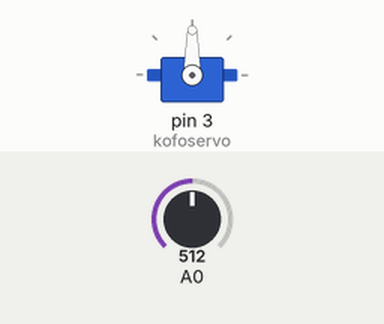
Recording of a sketch running on a simulated Arduino Uno, built with avr-gcc and run on an emulated ATmega328P. Shown: servo. The inputs (shaded band) are chosen by the test bench; at power-on: A0 = 512. What the sketch prints to the serial monitor is not drawn.

Above: at 1.2 s.
1.3 s: A0 set to 716
At 2.2 s:
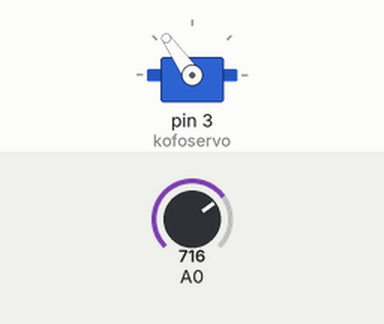
2.8 s: A0 set to 900
At 3.5 s:
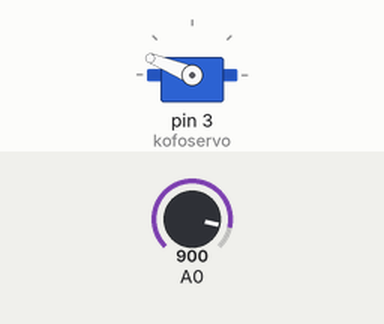
4.3 s: A0 set to 1023
At 5.5 s:
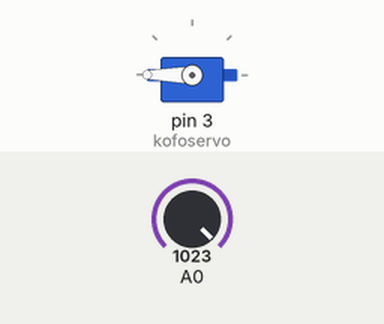
5.8 s: A0 set to 306
At 6.9 s:
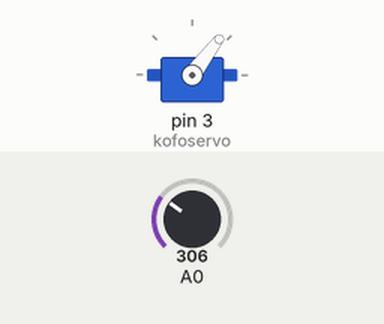
7.3 s: A0 set to 122
At 8.0 s:
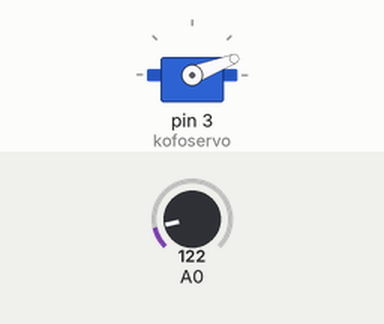
8.8 s: A0 set to 0
At 10.2 s:
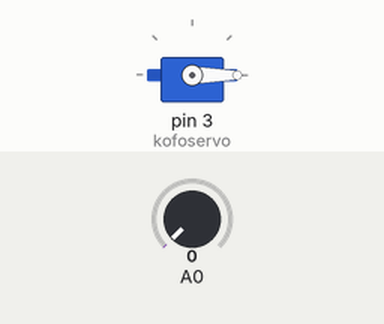
Timing chart, 0 to 11.3 s (numbered marks = the images above; inputs shaded):
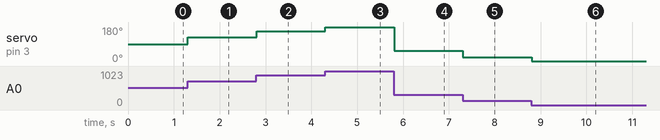

The sketch:

servomotor_control.ino
```cpp
#include <Servo.h>

Servo kofoservo;
void setup() {
  // put your setup code here, to run once:
  Serial.begin(9600);
  kofoservo.attach(3);
}

void loop() {
  // put your main code here, to run repeatedly:
int servo_value;
int value_pont = analogRead(A0);
servo_value = map(value_pont, 0, 1023, 0, 180);
Serial.println(servo_value);
kofoservo.write(servo_value);
}
```

Measured:
- after the input at 1.3 s, servo on pin 3 (kofoservo): 90° → 125° at once
- after the input at 2.8 s, servo on pin 3 (kofoservo): 125° → 158° at once
- after the input at 4.3 s, servo on pin 3 (kofoservo): 158° → 180° at once
- after the input at 5.8 s, servo on pin 3 (kofoservo): 180° → 53° at once
- after the input at 7.3 s, servo on pin 3 (kofoservo): 53° → 21° at once
- after the input at 8.8 s, servo on pin 3 (kofoservo): 21° → 0° at once
